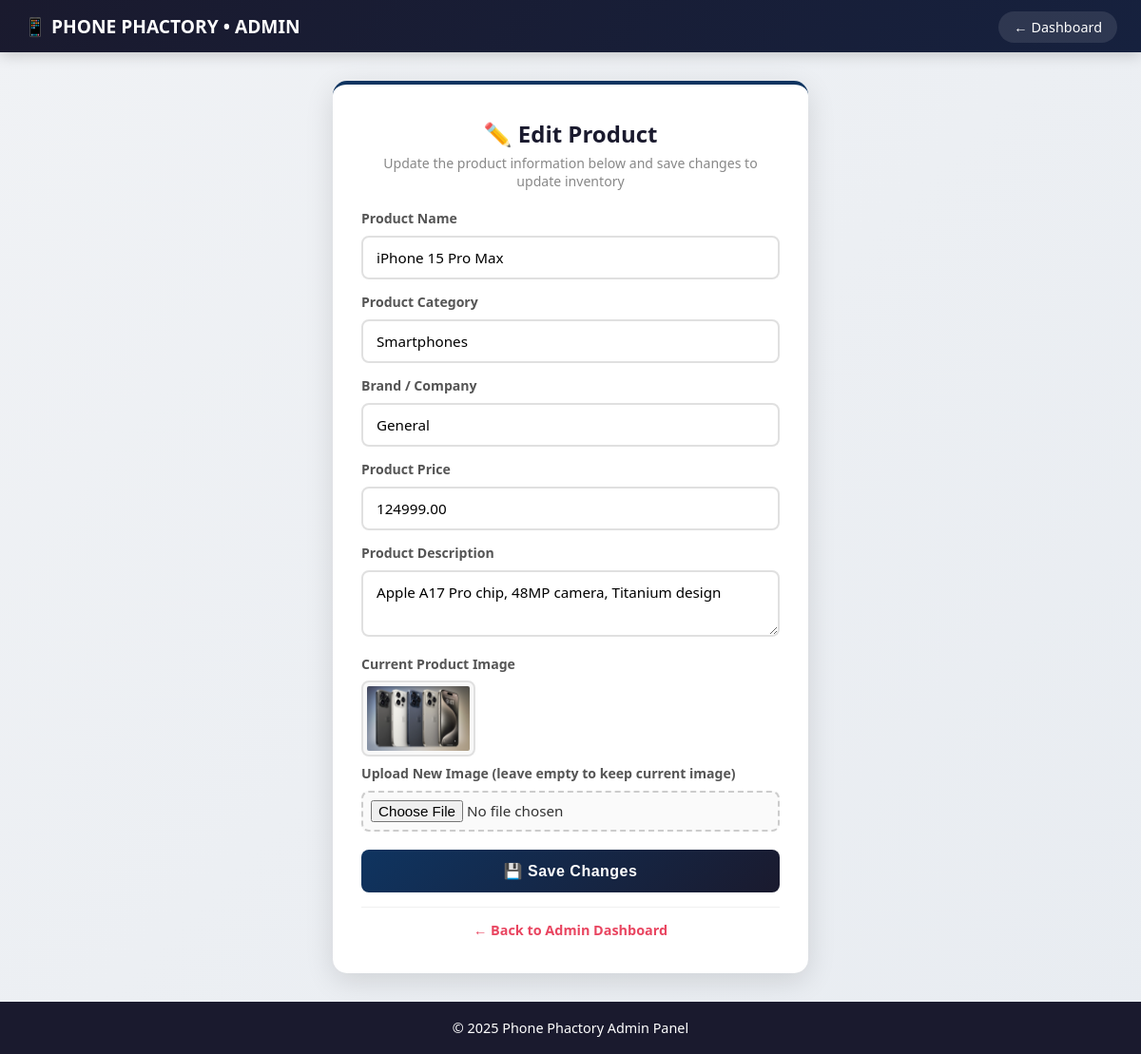
The page /edit.php?id=1 on the database its author committed.
### tables this page shows
CREATE TABLE IF NOT EXISTS products (
    id INT AUTO_INCREMENT PRIMARY KEY,
    product_name VARCHAR(200) NOT NULL,
    product_category VARCHAR(100) NOT NULL,
    product_price DECIMAL(10,2) NOT NULL,
    product_description TEXT,
    product_image VARCHAR(255) DEFAULT 'default.jpg',
    stock INT DEFAULT 10,
    rating_avg DECIMAL(2,1) DEFAULT 0.0,
    created_at TIMESTAMP DEFAULT CURRENT_TIMESTAMP
);

### edit.php (the view, shortened to what this page needs)
<?php
$conn =mysqli_connect("localhost", "root", "", "mobile_shop");
if (isset($_GET['id'])) {
    $id = $_GET['id'];
    $sql = "SELECT * FROM products WHERE id = $id";
    $result = $conn->query($sql);
    $product = $result->fetch_assoc();
}
?>
<!DOCTYPE html>
<html lang="en">
<head>
</head>
<body>
<header>
<div class="logo">📱 PHONE PHACTORY • ADMIN</div>
<nav><a href="index.php">← Dashboard</a></nav>
</header>
<div class="form-wrapper">
<form action="edit.php" method="POST" enctype="multipart/form-data">
<h1>✏️ Edit Product</h1>
<p class="desc-text">Update the product information below and save changes to update inventory</p>
<label>Product Name</label>
<input type="text" name="name" value="<?= $product['product_name'] ?>" required>
<label>Product Category</label>
<input type="text" name="category" value="<?= $product['product_category'] ?>" required>
<label>Brand / Company</label>
<input type="text" name="brand" value="<?= htmlspecialchars($product['product_brand'] ?? 'General') ?>" required>
<label>Product Price</label>
<input type="text" name="price" value="<?= $product['product_price'] ?>" required>
<label>Product Description</label>
<textarea name="description" required><?= $product['product_description'] ?></textarea>
<label>Current Product Image</label>
<?php if ($product['product_image']): ?>
<img src="uploads/<?= $product['product_image'] ?>" alt="Current Product Image" width="120">
<?php endif; ?>
<label>Upload New Image (leave empty to keep current image)</label>
<input type="file" name="image">
<button type="submit" name="update">💾 Save Changes</button>
<div class="back-link"><a href="index.php">← Back to Admin Dashboard</a></div>
</form>
</div>
<footer>&copy; 2025 Phone Phactory Admin Panel</footer>
</body>
</html>

### edit.php (style rules this page uses)
* { margin:0;padding:0;box-sizing:border-box }
body { font-family:'Segoe UI',Arial,sans-serif;background:linear-gradient(135deg,#f0f2f5,#e8ecf1);color:#333;min-height:100vh;display:flex;flex-direction:column }
header { background:linear-gradient(135deg,#1a1a2e,#16213e);color:#fff;padding:14px 25px;display:flex;justify-content:space-between;align-items:center;box-shadow:0 2px 15px rgba(0,0,0,.2) }
header .logo { font-size:1.2em;font-weight:700 }
header nav a { color:#fff;text-decoration:none;padding:7px 16px;border-radius:20px;font-size:.9em;background:rgba(255,255,255,.1);transition:.3s }
.form-wrapper { flex:1;display:flex;justify-content:center;align-items:center;padding:30px 20px }
form { background:#fff;padding:35px 30px;border-radius:15px;box-shadow:0 8px 30px rgba(0,0,0,.12);max-width:500px;width:100%;border-top:4px solid #0f3460 }
h1 { text-align:center;color:#1a1a2e;margin-bottom:5px;font-size:1.5em;display:flex;align-items:center;justify-content:center;gap:8px }
.desc-text { text-align:center;color:#888;font-size:.88em;margin-bottom:20px }
label { display:block;margin-bottom:4px;font-weight:600;color:#555;font-size:.88em }
input[type="text"],input[type="file"],textarea { width:100%;padding:11px 14px;margin:5px 0 14px;border:2px solid #e0e0e0;border-radius:8px;font-size:.95em;transition:.3s;font-family:inherit }
textarea { resize:vertical;min-height:70px }
img { display:block;margin:8px 0;border-radius:8px;border:2px solid #e0e0e0;padding:4px;background:#f8f8f8 }
input[type="file"] { border:2px dashed #ccc;padding:8px;cursor:pointer;background:#fafafa }
button { width:100%;padding:13px;background:linear-gradient(135deg,#0f3460,#1a1a2e);color:#fff;border:none;border-radius:8px;font-size:1em;cursor:pointer;font-weight:600;transition:.3s;letter-spacing:.5px;margin-top:5px }
.back-link { text-align:center;margin-top:15px;padding-top:12px;border-top:1px solid #f0f0f0 }
.back-link a { color:#e94560;text-decoration:none;font-weight:600;font-size:.9em }
footer { background:#1a1a2e;color:#fff;text-align:center;padding:18px;margin-top:auto;font-size:.9em }

### rows shown on the page
products: name "iPhone 15 Pro Max", category "Smartphones", price "124999.00", description "Apple A17 Pro chip, 48MP camera, Titanium design", product_image (picture)
